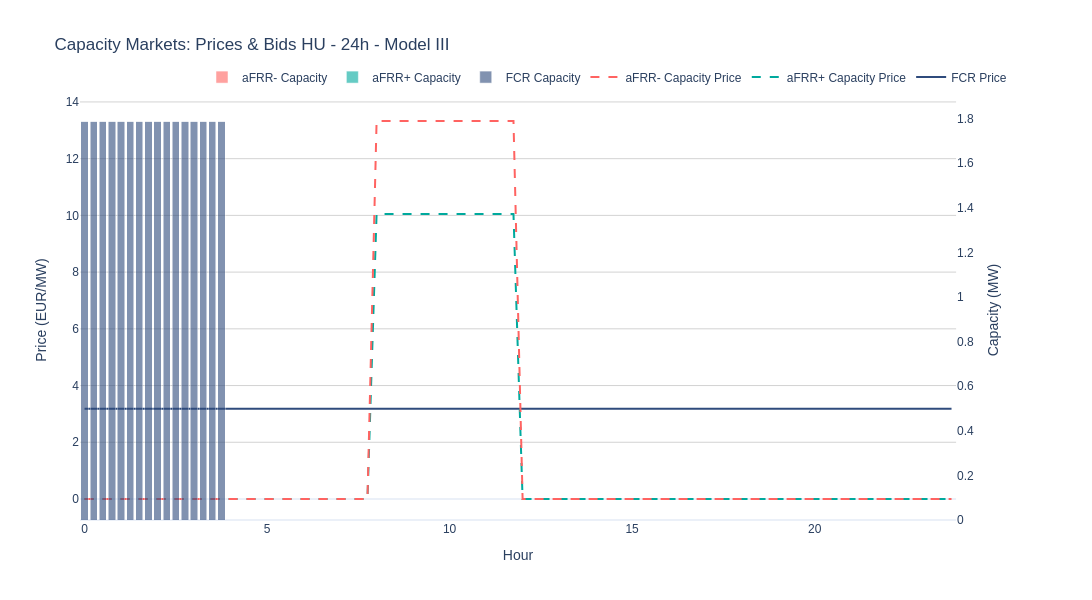

This figure's notebook cell:
### Code cell
# Plot 3: Capacity Markets (FCR + aFRR)
print("\n[3/4] Capacity Markets...")
fig_cap = plot_capacity_markets_price_bid(solution_df, title_suffix=title_suffix, use_timestamp=False)
fig_cap.write_html(str(plots_dir / "capacity_markets_price_bid.html"))
fig_cap.show()
print("   ✅ Saved: capacity_markets_price_bid.html")
